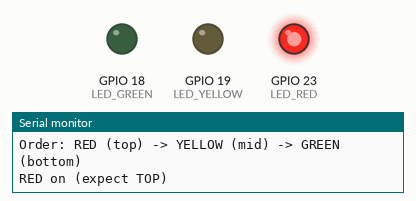
Simulated run of this program. Board: ESP32. Shown: output pins drawn as LEDs (lit = HIGH), the last lines printed to the serial monitor.

Above: at 0.7 s.
At 1.5 s:
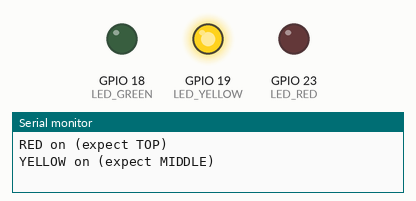
At 2.3 s:
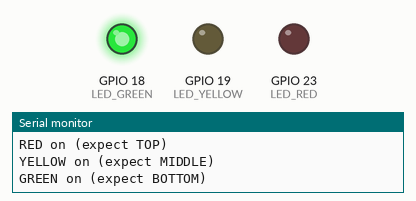
At 3.33 s:
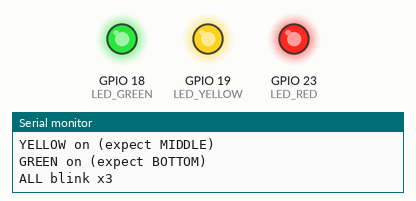
At 4.3 s:
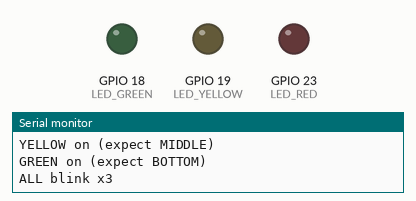
Timing chart, 0 to 6.2 s (numbered marks = the images above):
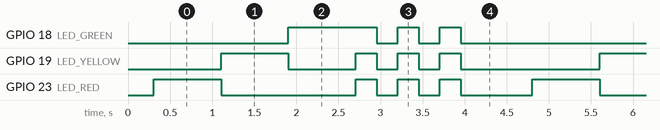

Measured:
- by itself, GPIO 18 (LED_GREEN): repeats every 4.5 s: 2 × (LOW 0.25 s, HIGH 0.25 s), LOW 2.5 s, HIGH 1.1 s
- by itself, GPIO 19 (LED_YELLOW): repeats every 4.5 s: LOW 0.80 s, 2 × (HIGH 0.25 s, LOW 0.25 s), HIGH 0.25 s, LOW 1.7 s, HIGH 0.80 s
- by itself, GPIO 23 (LED_RED): repeats every 4.5 s: LOW 1.6 s, 2 × (HIGH 0.25 s, LOW 0.25 s), HIGH 0.25 s, LOW 0.85 s, HIGH 0.80 s

The program:

main.cpp
```cpp
/*
 * Plant Autonomy Testbed - Phase 1 component test: Traffic-light status LEDs
 *
 * Wiring (active-HIGH, each via 270 ohm to GND):
 *   Red LED:    GPIO23 -> anode  (top)
 *   Yellow LED: GPIO19 -> anode  (middle)
 *   Green LED:  GPIO18 -> anode  (bottom)
 *
 * Behavior (looping, 115200 baud):
 *   Phase A - identify: each LED on alone, top-to-bottom (red, yellow, green),
 *             with a serial label so the physical position can be confirmed.
 *   Phase B - all three blink together three times.
 *
 * Pass criteria: each named LED lights alone in the right position, and all
 * three blink together. Confirms GPIO23 (new) and the red<->yellow swap.
 */

#include <Arduino.h>

static const uint8_t LED_GREEN  = 18;
static const uint8_t LED_YELLOW = 19;
static const uint8_t LED_RED    = 23;

static void allOff() {
    digitalWrite(LED_GREEN, LOW);
    digitalWrite(LED_YELLOW, LOW);
    digitalWrite(LED_RED, LOW);
}

void setup() {
    pinMode(LED_GREEN, OUTPUT);
    pinMode(LED_YELLOW, OUTPUT);
    pinMode(LED_RED, OUTPUT);
    allOff();

    Serial.begin(115200);
    delay(300);
    Serial.println();
    Serial.println("Plant Autonomy Testbed - Traffic-light LED test");
    Serial.println("Order: RED (top) -> YELLOW (mid) -> GREEN (bottom)");
}

void loop() {
    // Phase A: identify each LED in physical top-to-bottom order.
    allOff(); digitalWrite(LED_RED, HIGH);
    Serial.println("RED on (expect TOP)");
    delay(800);

    allOff(); digitalWrite(LED_YELLOW, HIGH);
    Serial.println("YELLOW on (expect MIDDLE)");
    delay(800);

    allOff(); digitalWrite(LED_GREEN, HIGH);
    Serial.println("GREEN on (expect BOTTOM)");
    delay(800);

    // Phase B: all blink together three times.
    allOff();
    Serial.println("ALL blink x3");
    for (int i = 0; i < 3; i++) {
        digitalWrite(LED_GREEN, HIGH);
        digitalWrite(LED_YELLOW, HIGH);
        digitalWrite(LED_RED, HIGH);
        delay(250);
        allOff();
        delay(250);
    }
    delay(600);
}
```
